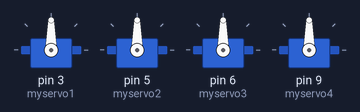
A sketch run on a simulated Arduino Uno, built with avr-gcc and run on an emulated ATmega328P. Shown: 4 × servo. Random numbers use the default seed unless the sketch sets one.

Above: at 0.1 s.
At 4.6 s:
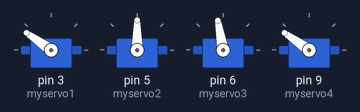
At 8.6 s:
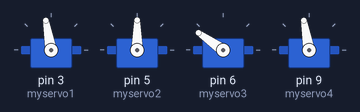
At 18.1 s:
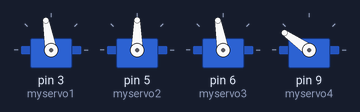
At 28.6 s:
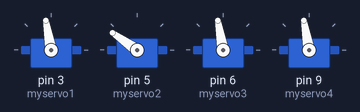
At 38.1 s:
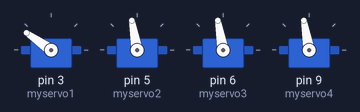
Timing chart, 0 to 39.6 s (numbered marks = the images above):
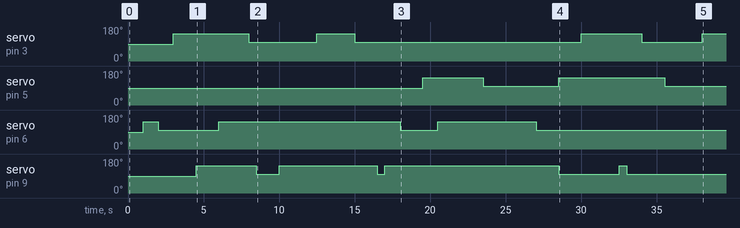

The sketch:

HallSensorCalibration.ino
```cpp
#include <Servo.h>

int claw1, claw2, claw3, claw4;
int chance = 20;

Servo myservo1;
Servo myservo2;
Servo myservo3;
Servo myservo4;

void setup() {
  myservo1.attach(3);
  myservo2.attach(5);
  myservo3.attach(6);
  myservo4.attach(9);

}

void loop() {
  if (random(0,chance) < 2) {
    toggleServo1();
  }
  if (random(0,chance) < 2) {
    toggleServo2();
  }
  if (random(0,chance) < 2) {
    toggleServo3();
  }
  if (random(0,chance) < 2) {
    toggleServo4();
  }
  delay(500);
}

void toggleServo1() {
  if (claw1 == 1) {
    claw1 = 0;
  }
  else {
    claw1 = 1;
  }
  myservo1.write(100 + 45*claw1);
}

void toggleServo2() {
  if (claw2 == 1) {
    claw2 = 0;
  }
  else {
    claw2 = 1;
  }
  myservo2.write(100 + 45*claw2);
}

void toggleServo3() {
  if (claw3 == 1) {
    claw3 = 0;
  }
  else {
    claw3 = 1;
  }
  myservo3.write(100 + 45*claw3);
}

void toggleServo4() {
  if (claw4 == 1) {
    claw4 = 0;
  }
  else {
    claw4 = 1;
  }
  myservo4.write(100 + 45*claw4);
}
```

Measured:
- by itself, servo on pin 3 (myservo1): goes 145° 5.0 s, 100° 4.5 s, 145° 2.5 s, 100° 15.0 s, 145° 4.0 s, 100° 4.0 s, then 145°
- by itself, servo on pin 5 (myservo2): 90° → 145° at 19.5 s, → 100° 4.0 s later, → 145° 5.0 s later, → 100° 7.0 s later
- by itself, servo on pin 6 (myservo3): goes 145° 1.0 s, 100° 4.0 s, 145° 12.0 s, 100° 2.5 s, 145° 6.5 s, then 100°
- by itself, servo on pin 9 (myservo4): 90° → 145° at 4.5 s, → 100° 4.0 s later, → 145° 1.5 s later, → 100° 6.5 s later, … (8 changes in this stretch)
